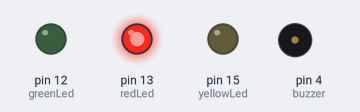
Bench run of a sketch on a simulated Arduino Uno, built with avr-gcc and run on an emulated ATmega328P. On the bench: output pins drawn as LEDs (lit = HIGH), buzzer (waves = sounding, pin HIGH). What the sketch prints to the serial monitor is not drawn.

Above: at 0.1 s.
Timing chart, 0 to 1.6 s (numbered marks = the images above):
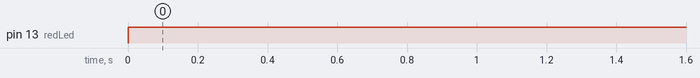

Measured:
- by itself, pin 13 (redLed): LOW → HIGH at 0.00 s

The sketch:

test_code.ino
```cpp
//configurations
//ultrasonic
#define trigpin 2
#define echopin 3

#define buzzer 4
//leds
#define greenLed 12
#define redLed 13
#define yellowLed 15
//switches
#define sw1 0
#define sw2 1

void setup() {

  pinMode(greenLed, OUTPUT);
  pinMode(redLed, OUTPUT);
  pinMode(yellowLed, OUTPUT);
  pinMode(buzzer, OUTPUT);
  pinMode(sw1, INPUT);
  pinMode(sw2, INPUT);
  Serial.begin(9600);
}

// the loop function runs over and over again forever
void loop() {
    int x,y;
    x= digitalRead(sw1);
    y= digitalRead(sw2);
    Serial.println(x);
    Serial.println(y);
    // digitalWrite(greenLed, HIGH);   // turn the LED on (HIGH is the voltage level)
    // delay(1000);                       // wait for a second
    // digitalWrite(greenLed, LOW);    // turn the LED off by making the voltage LOW
    // delay(1000);
    // digitalWrite(redLed, HIGH);   // turn the LED on (HIGH is the voltage level)
    // delay(1000);                       // wait for a second
    // digitalWrite(redLed, LOW);    // turn the LED off by making the voltage LOW
    // delay(1000);                      // wait for a second
    // digitalWrite(yellowLed, HIGH);   // turn the LED on (HIGH is the voltage level)
    // delay(1000);                       // wait for a second
    // digitalWrite(yellowLed, LOW);    // turn the LED off by making the voltage LOW
    // delay(1000);// wait for a second
    // digitalWrite(buzzer, HIGH);   // turn the LED on (HIGH is the voltage level)
    // delay(500);                       // wait for a second
    // digitalWrite(buzzer, LOW);    // turn the LED off by making the voltage LOW
    // delay(500);                      // wait for a second

    digitalWrite(greenLed, sw1);
    digitalWrite(redLed, sw2);
    digitalWrite(yellowLed, (sw1 && sw2));
    if (sw1 && sw2){
        digitalWrite(buzzer, HIGH);
        delay(1000);
        digitalWrite(buzzer, LOW);
         delay(1000);
    }
}
```
